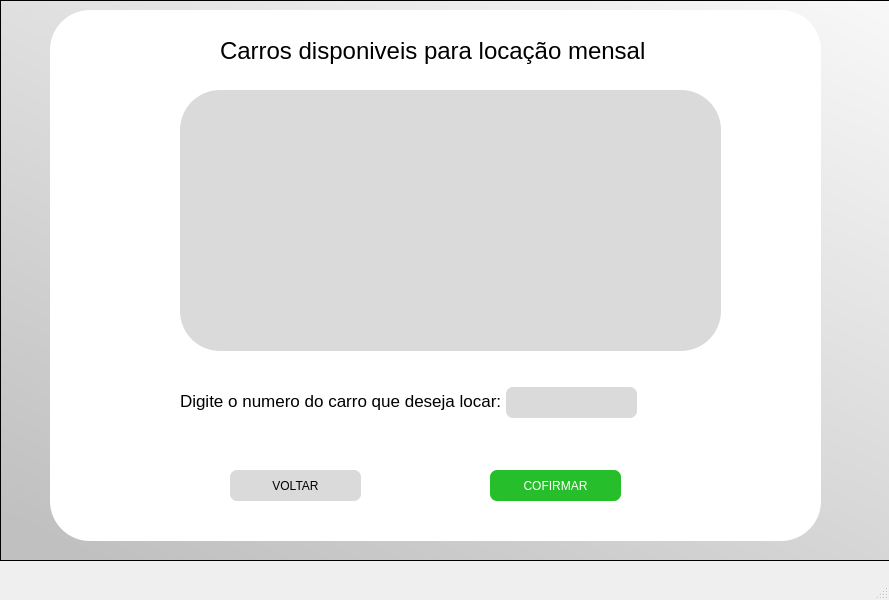
<?xml version="1.0" encoding="UTF-8"?>
<ui version="4.0">
 <class>MainWindow</class>
 <widget class="QMainWindow" name="MainWindow">
  <property name="geometry">
   <rect>
    <x>0</x>
    <y>0</y>
    <width>889</width>
    <height>600</height>
   </rect>
  </property>
  <property name="windowTitle">
   <string>MainWindow</string>
  </property>
  <widget class="QWidget" name="centralwidget">
   <widget class="QFrame" name="frame">
    <property name="geometry">
     <rect>
      <x>0</x>
      <y>0</y>
      <width>1141</width>
      <height>561</height>
     </rect>
    </property>
    <property name="styleSheet">
     <string notr="true">background-color: qlineargradient(spread:pad, x1:0.085, y1:1, x2:1, y2:0, stop:0 rgba(192, 192, 192, 255), stop:1 rgba(255, 255, 255, 255));</string>
    </property>
    <property name="frameShape">
     <enum>QFrame::StyledPanel</enum>
    </property>
    <property name="frameShadow">
     <enum>QFrame::Raised</enum>
    </property>
    <widget class="QFrame" name="frame_3">
     <property name="geometry">
      <rect>
       <x>50</x>
       <y>10</y>
       <width>771</width>
       <height>531</height>
      </rect>
     </property>
     <property name="styleSheet">
      <string notr="true">background-color: rgb(255, 255, 255);
border-radius:40;</string>
     </property>
     <property name="frameShape">
      <enum>QFrame::StyledPanel</enum>
     </property>
     <property name="frameShadow">
      <enum>QFrame::Raised</enum>
     </property>
     <widget class="QTableWidget" name="table_mensal">
      <property name="geometry">
       <rect>
        <x>130</x>
        <y>80</y>
        <width>541</width>
        <height>261</height>
       </rect>
      </property>
      <property name="styleSheet">
       <string notr="true">background-color: rgb(218, 218, 218);
color: rgb(0, 0, 0);</string>
      </property>
     </widget>
     <widget class="QLabel" name="label_2">
      <property name="geometry">
       <rect>
        <x>170</x>
        <y>20</y>
        <width>431</width>
        <height>41</height>
       </rect>
      </property>
      <property name="font">
       <font>
        <pointsize>18</pointsize>
       </font>
      </property>
      <property name="text">
       <string>Carros disponiveis para locação mensal</string>
      </property>
     </widget>
     <widget class="QLineEdit" name="id_carro">
      <property name="geometry">
       <rect>
        <x>456</x>
        <y>377</y>
        <width>131</width>
        <height>31</height>
       </rect>
      </property>
      <property name="styleSheet">
       <string notr="true">background-color: rgb(218, 218, 218);
color: rgb(0, 0, 0);
border-radius:7;</string>
      </property>
     </widget>
     <widget class="QLabel" name="label_3">
      <property name="geometry">
       <rect>
        <x>130</x>
        <y>370</y>
        <width>321</width>
        <height>41</height>
       </rect>
      </property>
      <property name="font">
       <font>
        <pointsize>13</pointsize>
       </font>
      </property>
      <property name="text">
       <string>Digite o numero do carro que deseja locar:</string>
      </property>
     </widget>
     <widget class="QPushButton" name="submitbtn_3">
      <property name="geometry">
       <rect>
        <x>440</x>
        <y>460</y>
        <width>131</width>
        <height>31</height>
       </rect>
      </property>
      <property name="cursor">
       <cursorShape>PointingHandCursor</cursorShape>
      </property>
      <property name="styleSheet">
       <string notr="true">background-color: rgb(39, 190, 44);
color: rgb(255, 255, 255);
border-radius:7;
</string>
      </property>
      <property name="text">
       <string>COFIRMAR</string>
      </property>
     </widget>
     <widget class="QPushButton" name="voltar_mbtn">
      <property name="geometry">
       <rect>
        <x>180</x>
        <y>460</y>
        <width>131</width>
        <height>31</height>
       </rect>
      </property>
      <property name="cursor">
       <cursorShape>PointingHandCursor</cursorShape>
      </property>
      <property name="styleSheet">
       <string notr="true">background-color: rgb(218, 218, 218);
color: rgb(0, 0, 0);
border-radius:7;
</string>
      </property>
      <property name="text">
       <string>VOLTAR</string>
      </property>
     </widget>
    </widget>
   </widget>
  </widget>
  <widget class="QMenuBar" name="menubar">
   <property name="geometry">
    <rect>
     <x>0</x>
     <y>0</y>
     <width>889</width>
     <height>21</height>
    </rect>
   </property>
  </widget>
  <widget class="QStatusBar" name="statusbar"/>
 </widget>
 <resources/>
 <connections/>
</ui>
